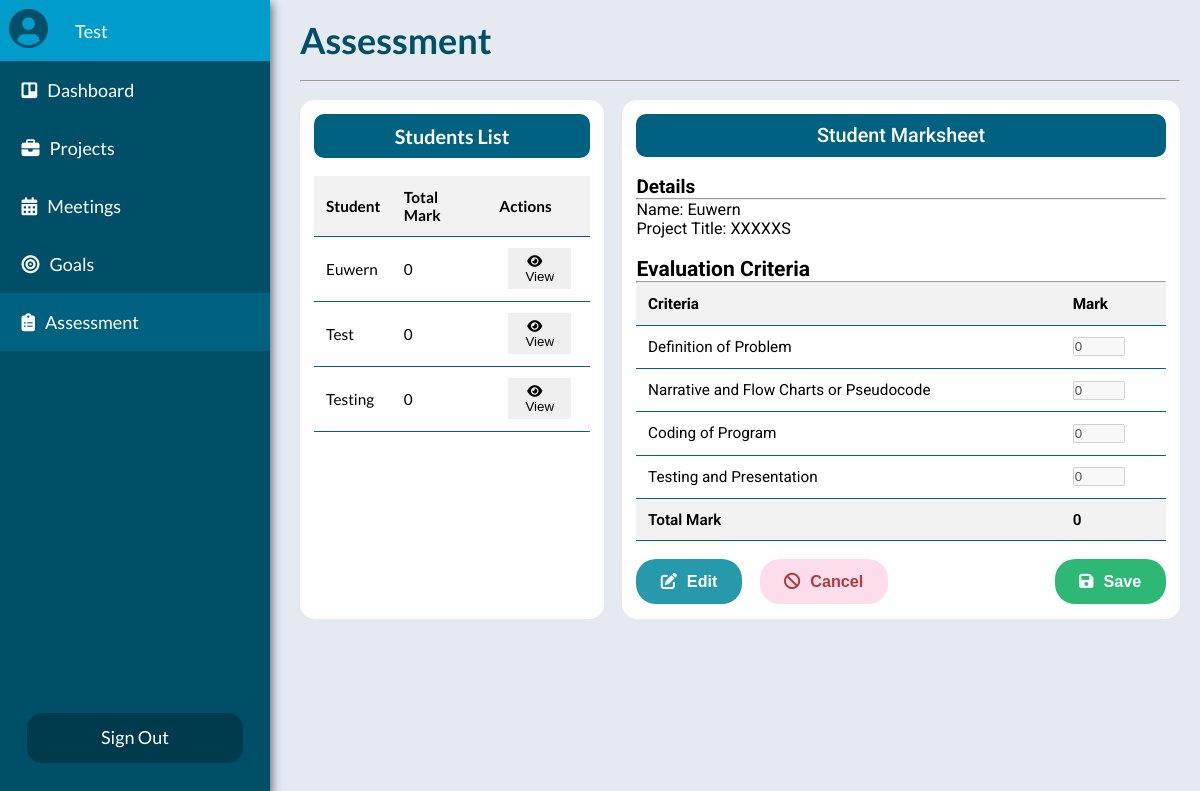
The page /Supervisor_Assessment.php (signed in) on the database its author committed.
### tables this page shows
CREATE TABLE `assessment` (
  `student_id` int(11) NOT NULL,
  `criteriaA` int(2) NOT NULL,
  `criteriaB` int(2) NOT NULL,
  `criteriaC` int(2) NOT NULL,
  `criteriaD` int(2) NOT NULL
);

CREATE TABLE `student` (
  `student_id` int(11) NOT NULL,
  `username` varchar(50) NOT NULL,
  `email_address` varchar(50) NOT NULL,
  `password` varchar(20) NOT NULL
);

### php/supervisor_assessment.php (the view)
<?php
    require 'config.php';
    $student_assessment = $link->query("SELECT * FROM assessment");
    while ($assessment = $student_assessment->fetch_assoc()) {
        $student_id = $assessment['student_id'];
        $criteriaA = $assessment['criteriaA'];
        $criteriaB = $assessment['criteriaB'];
        $criteriaC = $assessment['criteriaC'];
        $criteriaD = $assessment['criteriaD'];
        $total = $criteriaA + $criteriaB + $criteriaC + $criteriaD;
        $students = $link->query("SELECT * FROM student WHERE student_id = '$student_id'");
        $student = $students->fetch_assoc();
        $student_name = $student['username'];
        $button = '<td><button class="table-edit-button" type="button" name="button_1"><span class="icon"><i class="fa-solid fa-eye"></i></span>View</button></td>';
        echo "<tr><td>$student_name</td><td>$total</td>$button</tr>";
    }
?>

### css/default.css (style rules this page uses)
html { box-sizing: border-box; font-size: 18px; }
*, *::before , *::after { -webkit-box-sizing: inherit; -moz-box-sizing: inherit; box-sizing: inherit; margin: 0; padding: 0; }
:root { --color-main: #004F68; --color-main-darker: #003b4d; --color-main-lighter: #006280; --color-secondary: #009ccc; --color-accent: #E4EAF0; --color-success: #4BB543; --color-error:#ff3333; --color-error-darker: #ff1a1a; --color-pending-bg: #F0F0F0; --color-accepted: #218F65; --color-accepted-bg: #EFFBF7; --color-rejected: #B23B3B; --color-rejected-bg: #FCDDEC; --color-white: #fff; --color-submit: #2699ab; --color-card: #f2f2f2; }
body { font-family: 'Lato', Arial, sans-serif; background-color: var(--color-accent); min-height: 100vh; }

### css/supervisor_assessment.css (style rules this page uses)
.icon { margin-right: 10px; }
.table td, .table tr , .table th { text-align: left; padding: 0.65rem; border-bottom: 1px solid var(--color-main-lighter); }
.table-edit-button { background-color: none; border: none; outline: none; padding: 0.4em; margin-left: 0.5rem; margin-right: 0.5em; cursor: pointer; }

### rows shown on the page
assessment: student_id.username "Euwern", criteriaA "0"
assessment: student_id.username "Test", criteriaA "0"
assessment: student_id.username "Testing", criteriaA "0"

### other values the page prints
$_SESSION['username'] "Test"
